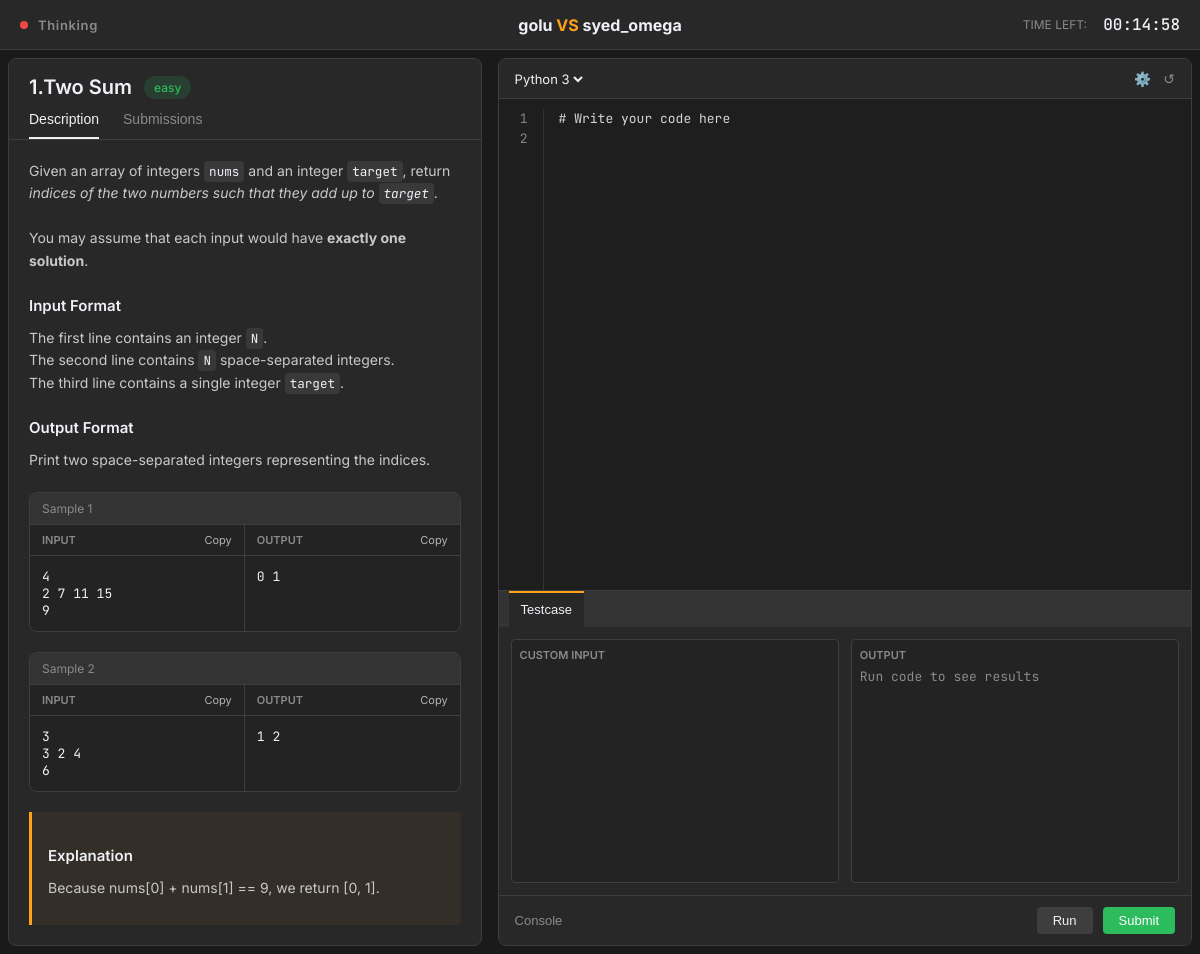
Screenshot of /battle/battle_arena/93298946-bb95-4af0-8c0c-7a5541a71544/ (signed in) with the database file from the repository.
### battle/models.py (models this page shows, shortened)
class Problems(models.Model):
    title = models.CharField(max_length=255)
    description = models.TextField()
    difficulty = models.CharField(max_length=10, choices=[('easy', 'Easy'), ('medium', 'Medium'), ('hard', 'Hard')])
    input_format = models.TextField(default="No format provided")
    output_format = models.TextField(default="No format provided")
    samples = models.JSONField(default=list)
    explanation = models.TextField(null=True, blank=True)
    created_at = models.DateTimeField(auto_now_add=True)

### battle/views.py (the view)
# urls.py: path('battle_arena/<str:battle_id>/', views.battle_arena, name='battle_arena'),
@login_required(login_url='login')
def battle_arena(request,battle_id):
    battle = Battle.objects.filter(id=battle_id).first()
    if not battle:
        return HttpResponse("Battle does not exist")
    if battle.status.lower() == 'done':
        return HttpResponse("Battle is done for. Go find a job")
    if request.user != battle.user_a and request.user != battle.user_b:
        return HttpResponse("Cheating User? Yes Papa!")
    question = battle.problem
    user_a = battle.user_a if request.user == battle.user_a else battle.user_b
    user_b = battle.user_a if user_a != battle.user_a else battle.user_b
    return render(request,'battle/index.html',{'battle':battle, 'question':question, 'user_a':user_a, 'user_b':user_b})

### battle/templates/battle/index.html (shortened to what this page needs)
{% extends 'battle/base.html' %}
{% load static %}
{% block content %}
<nav class="navbar">
    <div class="nav-left">
        <div class="opp-status-container">
            <div class="pulse-dot"></div>
            <span class="opp-text" id="opponentStatus">OPP LIVE ACTIONS</span>
        </div>
    </div>
    <div class="nav-center">
        <span class="vs-text">{{ user_a.username }} <span class="vs-accent">VS</span> {{ user_b.username }}</span>
    </div>
    <div class="nav-right">
        <span class="timer-label">TIME LEFT:</span>
        <span class="timer-value" id="timer">00:15:00</span>
    </div>
</nav>
<div class="workspace">
    <div class="pane pane-left" id="leftPane">
        <div class="problem-header">
            <div class="problem-title-row">
                <h1 class="problem-title" id="problemTitle"><span id="problemId">{{ question.id }}.</span>{{ question.title }}</h1>
                <span class="badge diff-easy" id="problemDifficulty">{{ question.difficulty }}</span>
            </div>
            <div class="problem-tabs">
                <button class="tab-btn active" data-tab="desc">Description</button>
                <button class="tab-btn" data-tab="submissions">Submissions</button>
            </div>
        </div>
        <div class="problem-content scroll-container">
            <div id="desc" class="tab-content active">
                <div class="p-text">
                    {{ question.description|safe }}
                </div>
                <h3 class="section-title">Input Format</h3>
                <p class="p-text">{{ question.input_format|safe }}</p>
                <h3 class="section-title">Output Format</h3>
                <p class="p-text">{{ question.output_format|safe }}</p>
                {% for sample in question.samples %}
                <div class="sample-case">
                    <div class="sample-header">
                        <span>Sample {{ forloop.counter }}</span>
                    </div>
                    <div class="io-grid">
                        <div class="io-block">
                            <div class="io-title-row">
                                <span class="io-label">Input</span>
                                <span class="copy-btn" data-target="input">Copy</span>
                            </div>
                            <pre class="io-content">{{ sample.input }}</pre>
                        </div>
                        <div class="io-block">
                            <div class="io-title-row">
                                <span class="io-label">Output</span>
                                <span class="copy-btn" data-target="output">Copy</span>
                            </div>
                            <pre class="io-content">{{ sample.output }}</pre>
                        </div>
                    </div>
                </div>
                {% endfor %}
                {% if question.explanation %}
                <div class="explanation-box">
                    <h3 class="section-title">Explanation</h3>
                    <p class="p-text">{{ question.explanation|safe }}</p>
                </div>
                {% endif %}
            </div>
        </div>
    </div>
    <div class="resizer resizer-horizontal" id="dragHandle"></div>
    <div class="pane pane-right" id="rightPane">
        <div class="editor-section" id="editorSection">
            <div class="editor-toolbar">
                <div class="lang-selector-container">
                    <select class="lang-select", id="languageSelect">
                        <option value="python" version="3.10.0">Python 3</option>
                    </select>
                </div>
                <div class="editor-actions">
                    <button class="icon-btn" title="Settings">⚙️</button>
                    <button class="icon-btn" title="Reset Code">↺</button>
                </div>
            </div>
            <div class="monaco-placeholder editable-monaco">
                <div class="line-numbers" id="lineNumbers">
                </div>
                <textarea class="code-area-input" id="codeEditor" spellcheck="false">
# Write your code here
</textarea>
            </div>
        </div>
        <div class="resizer resizer-vertical" id="dragHandleVertical"></div>
        <div class="bottom-section" id="bottomSection">
            <div class="testcase-panel-header">
                <div class="tc-tabs">
                    <button class="tc-tab active" data-target="tc-input">Testcase</button>
                </div>
            </div>
            <div class="testcase-body">
                <div id="tc-input" class="tc-view active">
                    <div class="tc-split-view">
                        <div class="tc-box">
                            <label class="io-label" >Custom Input</label>
                            <textarea class="tc-textarea" id="customInput" spellcheck="false">
</textarea>
                        </div>
                        <div class="tc-box">
                            <label class="io-label" id="outputLabel">Output</label>
                            <textarea class="tc-textarea readonly" id="customOutput" readonly spellcheck="false">Run code to see results</textarea>
                        </div>
                    </div>
                </div>
            </div>
            <div class="action-bar-footer">
                <button class="btn-console">Console</button>
                <div class="run-submit-group">
                    <button class="btn-run" id="btn-run">Run</button>
                    <button class="btn-submit" id="btn-submit">Submit</button>
                </div>
            </div>
        </div>
    </div>
</div>
{% endblock %}

### battle/templates/battle/base.html (shortened to what this page needs)
{% load static %}
<!DOCTYPE html>
<html lang="en">
<head>
    <link rel="stylesheet" href="{% static 'battle/css/style.css' %}">
</head>
<body>
    {% block content %}
    {% endblock %}
</body>
</html>

### battle/templates/battle/base.html (style rules this page uses)
body { background-color: #1a1a1a; color: #eff1f6; margin: 0; font-family: 'Inter', system-ui, -apple-system, sans-serif; overflow: hidden; }

### rows the page displays
Problems: id "1", title "Two Sum", difficulty "easy", description "Given an array of integers nums and an integer target , return indices of the two numbers such that they add up to target . You may assume that each input would have exactly one solution .", input_format "The first line contains an integer N . The second line contains N space-separated integers. The third line contains a single integer target .", output_format "Print two space-separated integers representing the indices.", explanation "Because nums[0] + nums[1] == 9, we return [0, 1]."

### other values shown
{{ user_a.username }} "golu"
{{ user_b.username }} "syed_omega"
{{ sample.input }} "4 2 7 11 15 9" "3 3 2 4 6"
{{ sample.output }} "0 1" "1 2"
